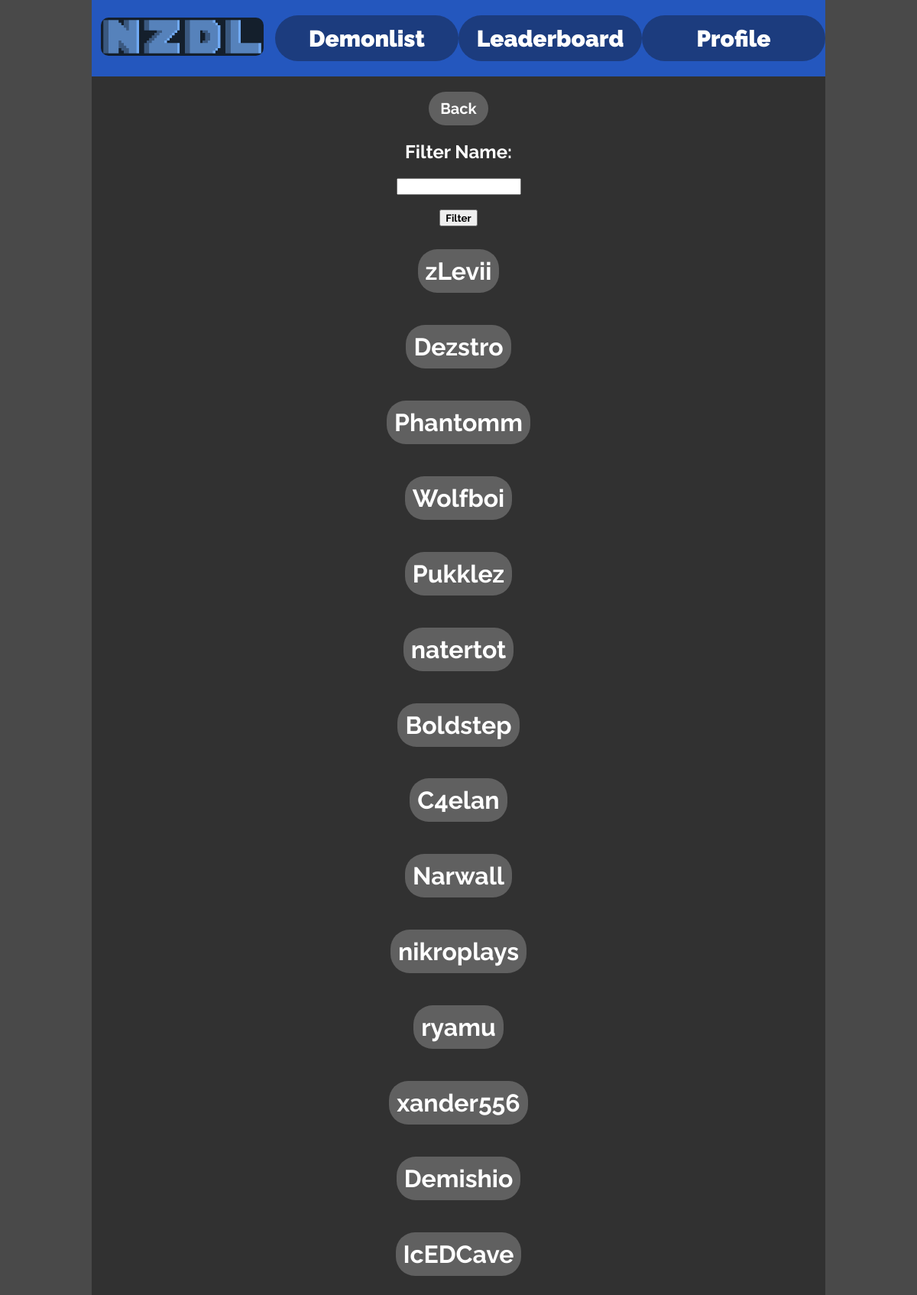
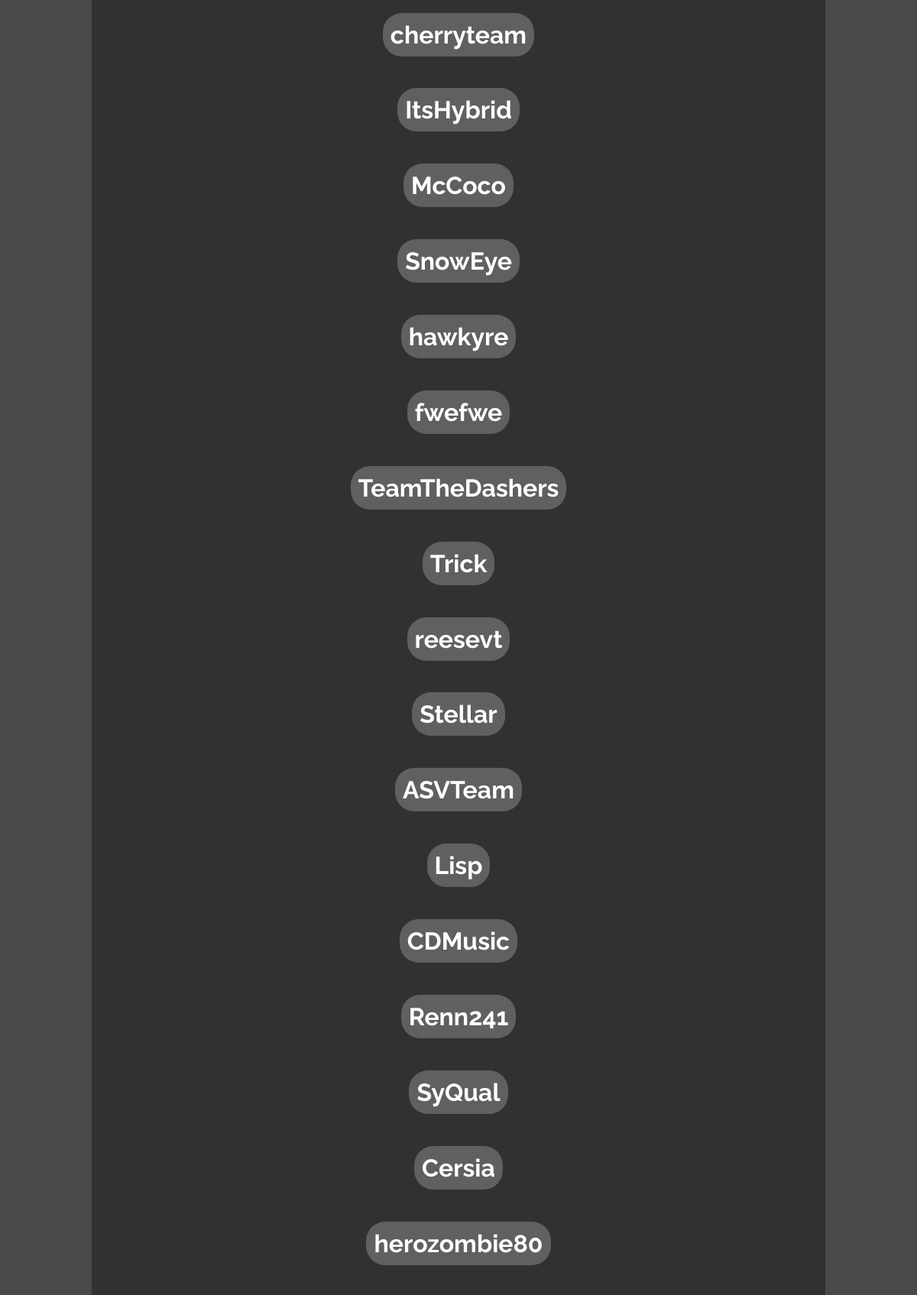
/adminmanaging/add (signed in, upper part), run on the app's committed database (2 pictures, top to bottom).
### app.py (models this page shows)
class Base(DeclarativeBase):
    pass

class Users(Base):
    __tablename__ = "Users"
    id: Mapped[int] = mapped_column(primary_key=True)
    name: Mapped[str] = mapped_column(String())
    points: Mapped[int] = mapped_column(Integer())
    password_hash: Mapped[str] = mapped_column(String())
    admin_rank_id: Mapped[int] = mapped_column(ForeignKey("admin_ranks.id"))
    admin_rank: Mapped["AdminRanks"] = relationship(
        back_populates="children")
    user_completions: Mapped[list["Completions"]] = relationship(
        back_populates="player")

### app.py (the view)
@app.route("/adminmanaging/add", methods=["GET", "POST"])
def adminaddpage():
    if not IsOwner():
        return AdminPageReject()
    nameFilter = request.form.get("filter")
    if not nameFilter:
        nameFilter = ""
    users = db.session.execute(
        select(Users).where(
            Users.admin_rank_id == 1).where(
                Users.name.contains(nameFilter))).scalars()
    return render_template(
        "adminadd.html",
        users=users,
        title="Add an Admin",
        back="/adminmanaging"
    )

### app.py (called while the page is built)
def GetUser():
    if "user" in session:
        userID = session.get("user")
        if IsLoggedIn():
            return db.session.execute(
                select(Users).where(Users.id == userID)).scalar_one_or_none()
        else:
            return False
    else:
        return False

def IsLoggedIn():
    if "loggedin" in session:
        return session.get("loggedin")
    else:
        return False

def IsOwner():
    if IsLoggedIn():
        if db.session().execute(
            select(Users.admin_rank_id).where(
                Users.id == GetUser().id)).scalar() == 3:
            return True
    else:
        return False

### templates/adminadd.html
{% extends "layout.html" %}
{% block content %}
<h2>Filter Name:</h2>
<form action="/adminmanaging/add" method="post">
    <input type="text" name="filter">
    <br><br>
    <input type="submit" value="Filter">
</form>
{% for user in users %}
<br>
<h1><a class="generic-button" href="/adminmanaging/add/{{user.id}}">{{user.name}}</a></h1>
{% endfor %}
{% endblock %}

### static/styles.css (style rules this page uses)
* { font-family: "Raleway", sans-serif; font-optical-sizing: auto; font-weight: bold; font-style: normal; }
html, body { height: 100%; }
body { margin: 0 10vw 0 10vw; background-color: #494949; color: white; }
a { text-decoration: none; color: white; }
.generic-button { background-color: #606060; border-radius: 25px; text-align: center; padding: 10px }

### data on the page
Users: name "zLevii"
Users: name "Dezstro"
Users: name "Phantomm"
Users: name "Wolfboi"
Users: name "Pukklez"
Users: name "natertot"
Users: name "Boldstep"
Users: name "C4elan"
Users: name "Narwall"
Users: name "nikroplays"
Users: name "ryamu"
Users: name "xander556"
Users: name "Demishio"
Users: name "IcEDCave"
Users: name "cherryteam"
Users: name "ItsHybrid"
Users: name "McCoco"
Users: name "SnowEye"
Users: name "hawkyre"
Users: name "fwefwe"
Users: name "TeamTheDashers"
Users: name "Trick"
Users: name "reesevt"
Users: name "Stellar"
Users: name "ASVTeam"
Users: name "Lisp"
Users: name "CDMusic"
Users: name "Renn241"
Users: name "SyQual"
Users: name "Cersia"
Users: name "herozombie80"
